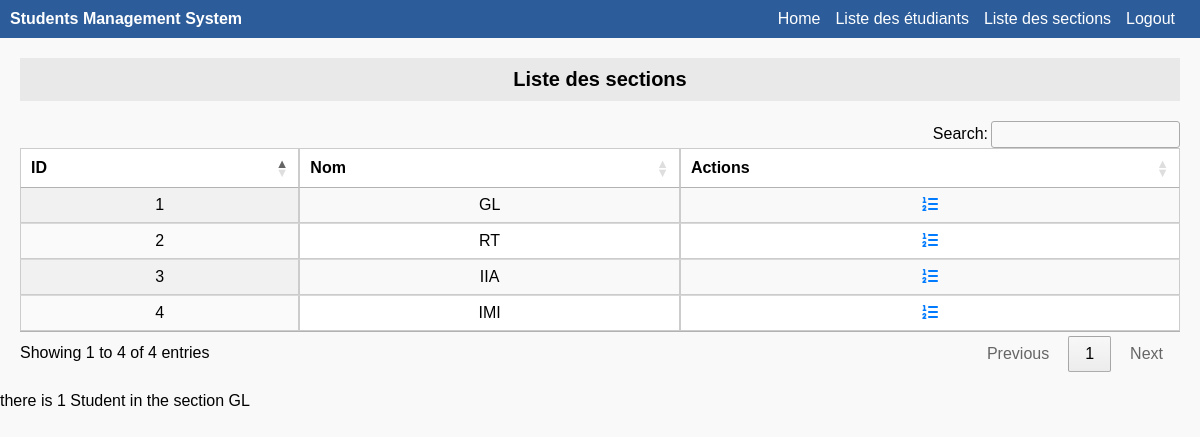
The app's page /views/ex2PDO/SectionList.php?id=1 (signed in) with its own data.
### tables this page shows
CREATE TABLE sections (
    id INT AUTO_INCREMENT PRIMARY KEY,
    name VARCHAR(100) NOT NULL UNIQUE
);

### classes/exPDO/SectionTable.php (called while the page is built, shortened)
<?php
 class SectionTable{
    public static function rechercherSectionByName($name) {
        if($name != "") {
            $connex = DatabaseConnexion::getInstance();
            $req = "SELECT * FROM Sections WHERE name = ?";
            $res = $connex->prepare($req);
            $res->execute([$name]);
            return $res->fetch(PDO::FETCH_OBJ);
        } else {
            $connex = DatabaseConnexion::getInstance();
            $req = "SELECT * FROM Sections";
            $res = $connex->query($req);
            return $res->fetchAll(PDO::FETCH_OBJ);
        }
    }
    public static function rechercherSectionByID($id) {
        if($id != "") {
            $connex = DatabaseConnexion::getInstance();
            $req = "SELECT * FROM Sections WHERE id = ?";
            $res = $connex->prepare($req);
            $res->execute([$id]);
            return $res->fetch(PDO::FETCH_OBJ);
        } else {
            $connex = DatabaseConnexion::getInstance();
            $req = "SELECT * FROM Sections";
            $res = $connex->query($req);
            return $res->fetchAll(PDO::FETCH_OBJ);
        }
    }
 }
?>

### classes/exPDO/EtudiantTable.php (called while the page is built, shortened)
<?php
 class EtudiantTable{
        public static function countStudentsBySection($section_id) {
            $connex = DatabaseConnexion::getInstance();
            $req = $connex->prepare("SELECT COUNT(*) FROM Etudiants WHERE section_id = ?");
            $req->execute([$section_id]);
            return $req->fetchColumn();
        }
 }
?>

### views/ex2PDO/SectionList.php (the view, shortened to what this page needs)
<!DOCTYPE html>
<html lang="en">
<head>
    <link rel="stylesheet" href="https://cdn.datatables.net/1.13.6/css/jquery.dataTables.min.css">
    <link rel="stylesheet" href="https://cdn.datatables.net/buttons/2.4.1/css/buttons.dataTables.min.css">
    <link rel="stylesheet" href="https://cdnjs.cloudflare.com/ajax/libs/font-awesome/6.4.2/css/all.min.css">
</head>
<body>
    <div class="navbar">
        <span><strong>Students Management System</strong></span>
        <a href="MainPage.php">Home</a>
        <a href="StudentList.php">Liste des étudiants</a>
        <a href="SectionList.php">Liste des sections</a>
        <a href="loginpage.php">Logout</a>
    </div>
    <div class="container">
        <div class="title">Liste des sections</div>
        <table id="sectionsTable" class="display nowrap">
            <thead>
                <tr>
                    <th>ID</th>
                    <th>Nom</th>
                    <th>Actions</th>
                </tr>
            </thead>
            <tbody>
                <?php
require_once "../../classes/exPDO/EtudiantTable.php";
require_once "../../classes/exPDO/SectionTable.php";
                $sections = SectionTable::rechercherSectionByName("");
                foreach ($sections as $sec) {
                    echo "<tr>";
                    echo "<td>{$sec->id}</td>";
                    echo "<td>{$sec->name}</td>";
                    echo "<td class='actions'>  <a href='SectionList.php?id={$sec->id}'><i class='fas fa-list-ol'></i></a>";
                    echo "</tr>";
                }
                ?>
            </tbody>
        </table>
    </div>
    <?php
    if(isset($_GET['id'])){
        echo "  there is ".EtudiantTable::countStudentsBySection($_GET['id'])." Student in the section ".SectionTable::rechercherSectionByID($_GET['id'])->name;
    }
    ?>
</body>
</html>

### views/ex2PDO/SectionList.php (style rules this page uses)
body { font-family: Arial, sans-serif; margin: 0; padding: 0; background-color: #f9f9f9; }
.navbar { background-color: #2c5c9a; padding: 10px; color: white; display: flex; align-items: center; }
.navbar a { color: white; text-decoration: none; margin-right: 15px; }
.container { padding: 20px; }
.title { background-color: #e9e9e9; padding: 10px; font-size: 20px; font-weight: bold; margin-bottom: 20px; text-align: center; }
table { width: 100%; border-collapse: collapse; background: white; }
table th, table td { padding: 10px; border: 1px solid #ccc; text-align: center; }
.actions a { margin: 0 5px; color: #007bff; text-decoration: none; }

### records on screen
sections: id "1", name "GL"
sections: id "3", name "IIA"
sections: id "4", name "IMI"
sections: id "2", name "RT"

### other values on screen
EtudiantTable::countStudentsBySection($_GET['id']) "1"
